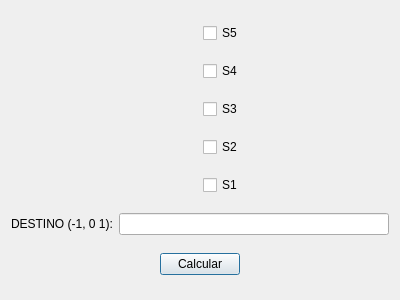
<?xml version="1.0" encoding="UTF-8"?>
<ui version="4.0">
 <class>Dialog</class>
 <widget class="QDialog" name="Dialog">
  <property name="geometry">
   <rect>
    <x>0</x>
    <y>0</y>
    <width>400</width>
    <height>300</height>
   </rect>
  </property>
  <property name="windowTitle">
   <string>Dialog</string>
  </property>
  <layout class="QGridLayout" name="gridLayout">
   <item row="0" column="0" rowspan="5">
    <widget class="QLabel" name="label">
     <property name="styleSheet">
      <string notr="true">image: url(:/img/img/car.png);</string>
     </property>
     <property name="text">
      <string/>
     </property>
    </widget>
   </item>
   <item row="0" column="1">
    <widget class="QCheckBox" name="chbox_S5">
     <property name="text">
      <string>S5</string>
     </property>
    </widget>
   </item>
   <item row="1" column="1">
    <widget class="QCheckBox" name="chbox_S4">
     <property name="text">
      <string>S4</string>
     </property>
    </widget>
   </item>
   <item row="2" column="1">
    <widget class="QCheckBox" name="chbox_S3">
     <property name="text">
      <string>S3</string>
     </property>
    </widget>
   </item>
   <item row="3" column="1">
    <widget class="QCheckBox" name="chbox_S2">
     <property name="text">
      <string>S2</string>
     </property>
    </widget>
   </item>
   <item row="4" column="1">
    <widget class="QCheckBox" name="chbox_S1">
     <property name="text">
      <string>S1</string>
     </property>
    </widget>
   </item>
   <item row="5" column="0" colspan="2">
    <layout class="QHBoxLayout" name="horizontalLayout">
     <item>
      <widget class="QLabel" name="label_2">
       <property name="text">
        <string>DESTINO (-1, 0 1):</string>
       </property>
      </widget>
     </item>
     <item>
      <widget class="QLineEdit" name="txt_destino"/>
     </item>
    </layout>
   </item>
   <item row="6" column="0" colspan="2">
    <layout class="QHBoxLayout" name="horizontalLayout_2">
     <item>
      <spacer name="horizontalSpacer_2">
       <property name="orientation">
        <enum>Qt::Horizontal</enum>
       </property>
       <property name="sizeHint" stdset="0">
        <size>
         <width>40</width>
         <height>20</height>
        </size>
       </property>
      </spacer>
     </item>
     <item>
      <widget class="QPushButton" name="btn_calcular">
       <property name="text">
        <string>Calcular</string>
       </property>
      </widget>
     </item>
     <item>
      <spacer name="horizontalSpacer">
       <property name="orientation">
        <enum>Qt::Horizontal</enum>
       </property>
       <property name="sizeHint" stdset="0">
        <size>
         <width>40</width>
         <height>20</height>
        </size>
       </property>
      </spacer>
     </item>
    </layout>
   </item>
  </layout>
 </widget>
 <resources>
  <include location="resources.qrc"/>
 </resources>
 <connections/>
</ui>
